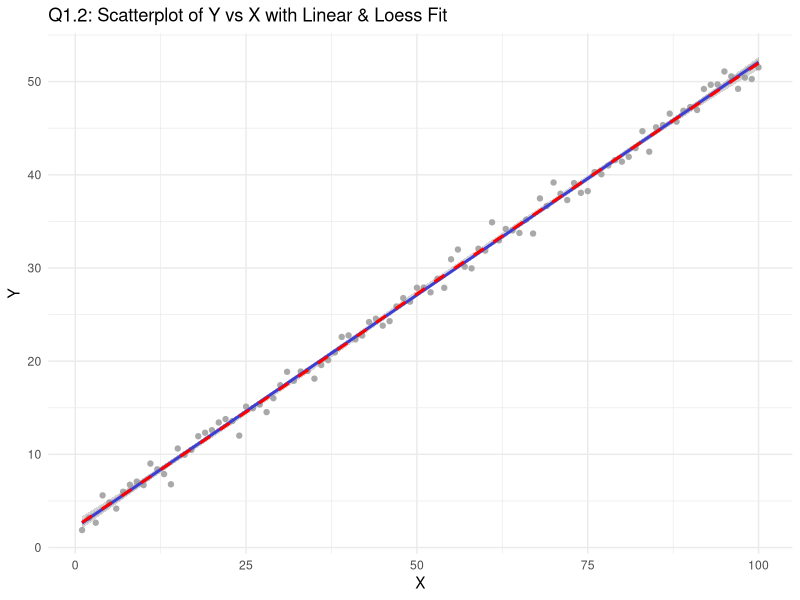
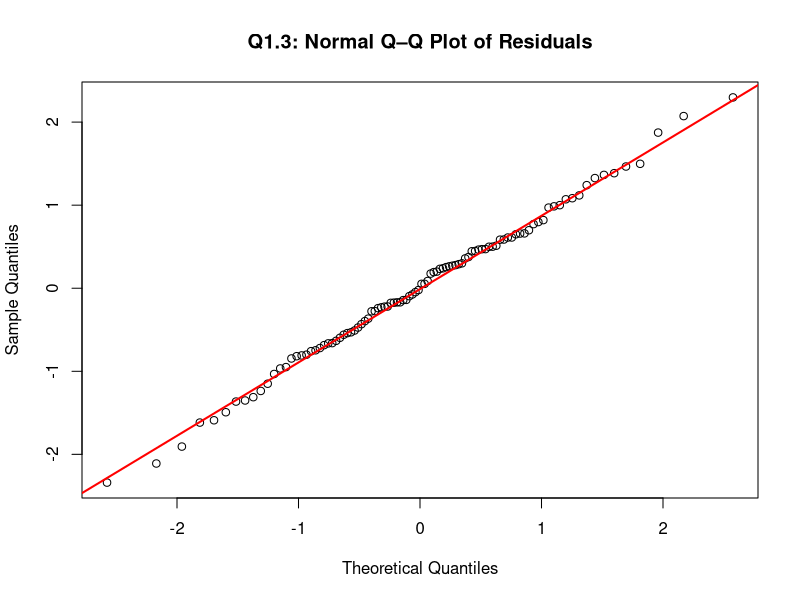
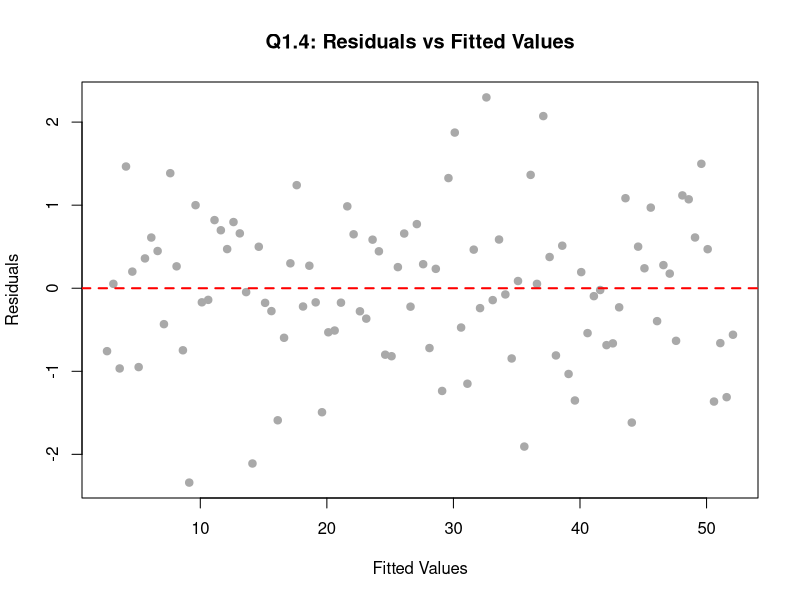
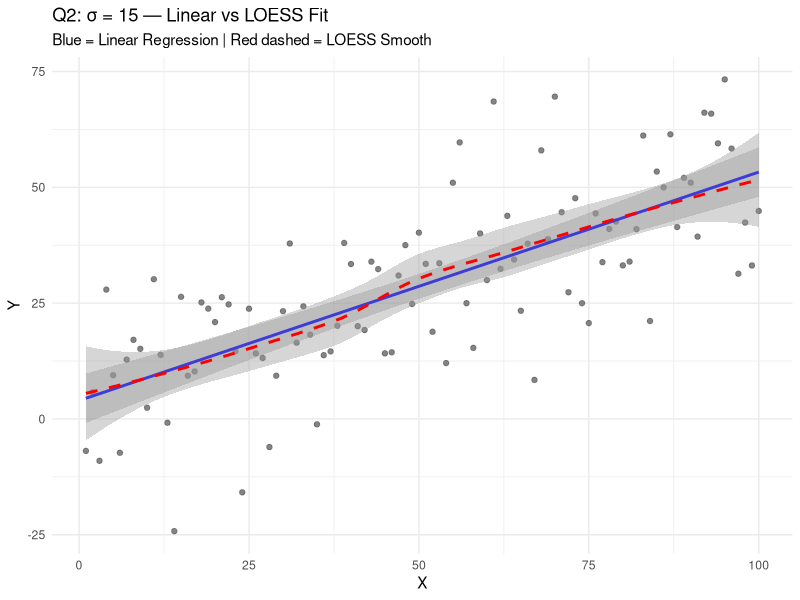
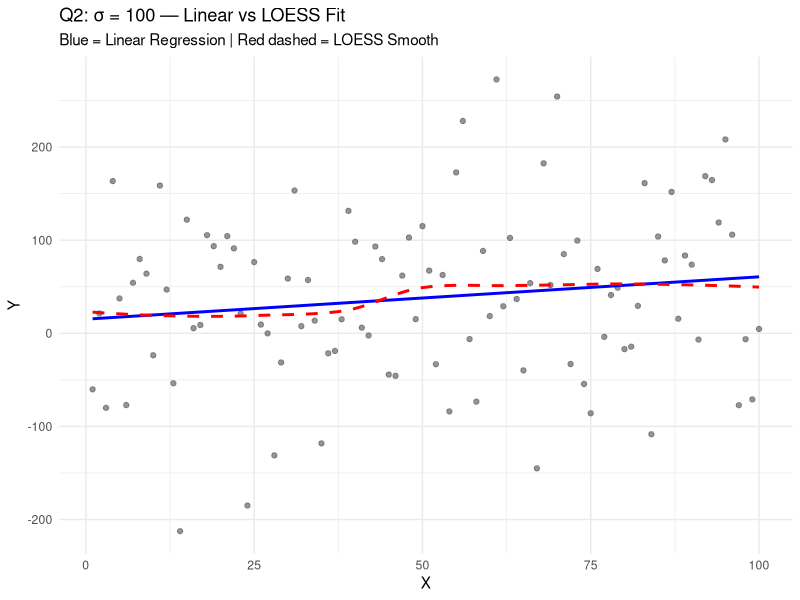
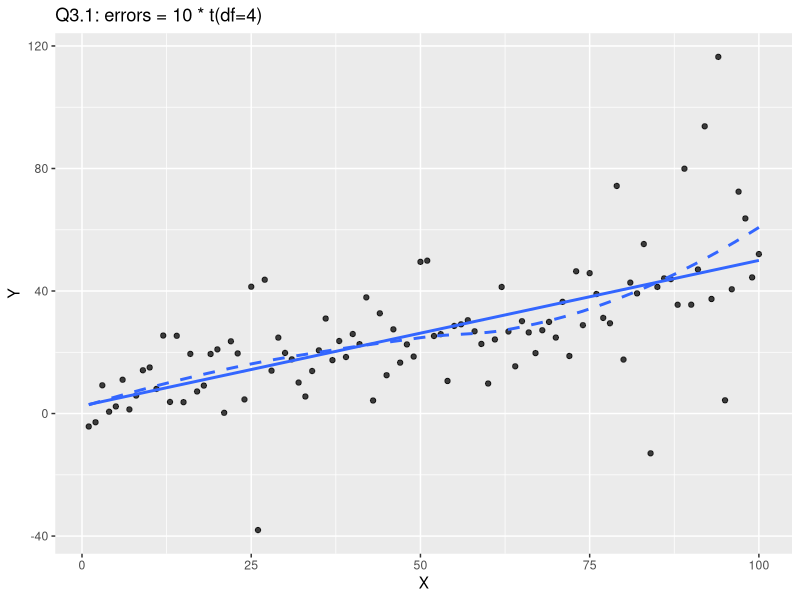
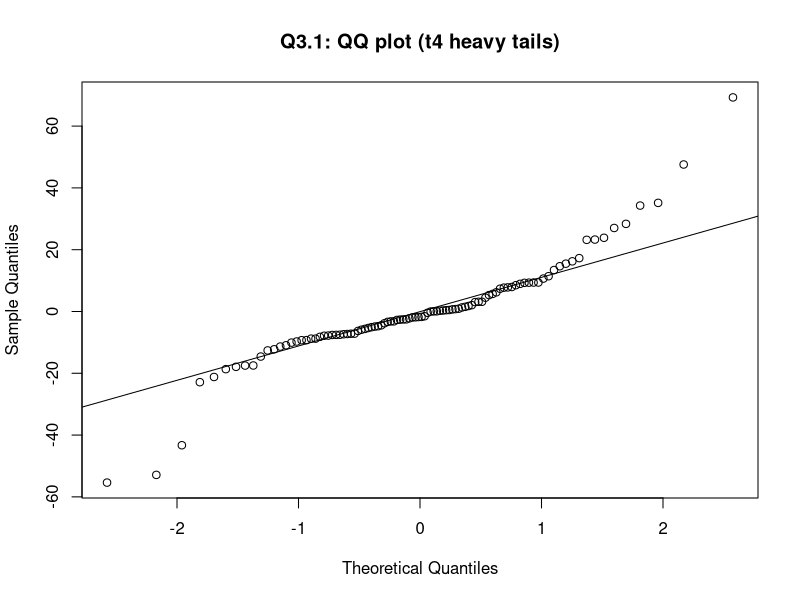
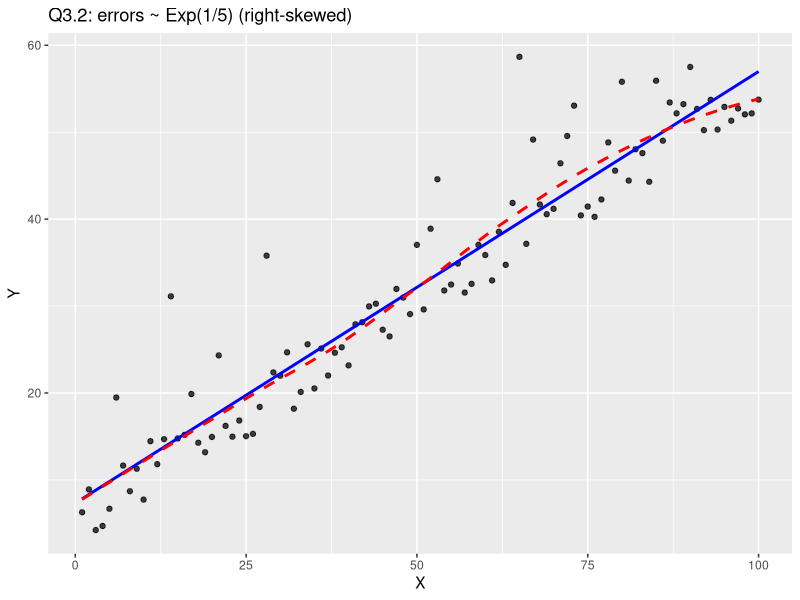

Reproduce these figures in R, in order. (Note: this script raises an error after producing the figures.)
## ---- chunk 1
library(dplyr)
library(car)
## ---- chunk 2
B0 <- 2
B1 <- 0.5
sigma <- 1
n <- 100

set.seed(1)

datal <- data.frame(
  X = 1:100  
) %>%
  mutate(
    e = rnorm(n, mean = 0, sd = sigma),
    Y = B0 + B1 * X + e
  )

head(datal)

## ---- chunk 3
library(ggplot2)

ggplot(datal, aes(x = X, y = Y)) +
  geom_point(color = "darkgray") +
  geom_smooth(method = "lm", se = TRUE, color = "blue", linewidth = 1) +
  geom_smooth(method = "loess", se = TRUE, color = "red", linetype = "dashed") +
  labs(
    title = "Q1.2: Scatterplot of Y vs X with Linear & Loess Fit",
    x = "X",
    y = "Y"
  ) +
  theme_minimal()
## ---- chunk 4
# Q1.3: Q–Q plot of residuals ------------------------------
# 1. Fit the model
fit <- lm(Y ~ X, data = datal)

# 2. Extract residuals
res <- residuals(fit)

# 3. Make Q–Q plot
qqnorm(res, main = "Q1.3: Normal Q–Q Plot of Residuals")
qqline(res, col = "red", lwd = 2)
## ---- chunk 5
# Q1.4 Residuals vs Fitted plot -----------------------------
fitted_values <- fitted(fit)
residuals <- resid(fit)

plot(fitted_values, residuals,
     xlab = "Fitted Values",
     ylab = "Residuals",
     main = "Q1.4: Residuals vs Fitted Values",
     pch = 19, col = "darkgray")
abline(h = 0, col = "red", lwd = 2, lty = 2)
## ---- chunk 6
# Calculate R-squared ---------------------------------
summary(fit)$r.squared
## ---- chunk 7
library(ggplot2)
library(dplyr)

set.seed(1)
B0 <- 2; B1 <- 0.5; sigma <- 15; n <- 100

dat2_15 <- tibble(
  X = 1:n,
  e = rnorm(n, 0, sigma),
  Y = B0 + B1*X + e
)

ggplot(dat2_15, aes(X, Y)) +
  geom_point(color = "gray40", alpha = 0.8) +
  geom_smooth(method = "lm", se = TRUE, color = "blue", linewidth = 1) +     
  geom_smooth(method = "loess", se = TRUE, color = "red", linetype = "dashed", linewidth = 1) + 
  labs(
    title = "Q2: σ = 15 — Linear vs LOESS Fit",
    subtitle = "Blue = Linear Regression | Red dashed = LOESS Smooth",
    x = "X",
    y = "Y"
  ) +
  theme_minimal()
## ---- chunk 8
library(tidyverse)

set.seed(1)
B0 <- 2; B1 <- 0.5; sigma <- 100; n <- 100

dat2_100 <- tibble(
  X = 1:n,
  e = rnorm(n, 0, sigma),
  Y = B0 + B1 * X + e
)

ggplot(dat2_100, aes(X, Y)) +
  geom_point(color = "gray40", alpha = 0.7) +
  geom_smooth(method = "lm", se = FALSE, color = "blue", linewidth = 1) +         
  geom_smooth(method = "loess", se = FALSE, color = "red", linetype = "dashed") + 
  labs(
    title = "Q2: σ = 100 — Linear vs LOESS Fit",
    subtitle = "Blue = Linear Regression | Red dashed = LOESS Smooth",
    x = "X", y = "Y"
  ) +
  theme_minimal()
## ---- chunk 9
library(tidyverse); library(ggplot2)

set.seed(1)
B0 <- 2; B1 <- 0.5; n <- 100
X  <- 1:n

# 重尾误差：10 * t(df = 4)
dat3_t <- tibble(
  X = X,
  e = 10 * rt(n, df = 4),
  Y = B0 + B1*X + e
)

# 散点 + 直线 + loess
ggplot(dat3_t, aes(X, Y)) +
  geom_point(alpha = .75) +
  geom_smooth(method = "lm", se = FALSE, linewidth = 1) +
  geom_smooth(method = "loess", se = FALSE, linetype = "dashed") +
  labs(title = "Q3.1: errors = 10 * t(df=4)")

# Q-Q 图
fit_t <- lm(Y ~ X, data = dat3_t)
qqnorm(residuals(fit_t), main = "Q3.1: QQ plot (t4 heavy tails)")
qqline(residuals(fit_t))
## ---- chunk 10
library(tidyverse); library(ggplot2)

set.seed(1)
B0 <- 2; B1 <- 0.5; n <- 100
X  <- 1:n

# Exponential errors: Exp(rate = 1/5)  (mean = 5, right-skewed, nonnegative)
dat_exp <- tibble(
  X = X,
  e = rexp(n, rate = 1/5),
  Y = B0 + B1*X + e
)

# Scatter with LM + LOESS
ggplot(dat_exp, aes(X, Y)) +
  geom_point(alpha = .75) +
  geom_smooth(method = "lm", se = FALSE, linewidth = 1, color = "blue") +
  geom_smooth(method = "loess", se = FALSE, linetype = "dashed", color = "red") +
  labs(title = "Q3.2: errors ~ Exp(1/5) (right-skewed)")

# QQ-plot of residuals
fit_exp <- lm(Y ~ X, data = dat_exp)
res_exp <- resid(fit_exp)
qqnorm(res_exp, main = "Q3.2: QQ-plot (Exp errors: right-skewed)")
qqline(res_exp, col = 2, lwd = 2)
## ---- chunk 11
set.seed(1)
B0 <- 2; B1 <- 0.5; n <- 80          # n=80 是课堂常用
dat4 <- tibble(
  X = 1:n,
  e = X * rnorm(n, 0, 1),            # e_i = X_i * N(0,1)
  Y = B0 + B1 * X + e
)
# ---- 1) 散点图 + 直线 + LOESS ----
ggplot(dat4, aes(X, Y)) +
  geom_point(alpha = .75, color = "gray40") +
  geom_smooth(method = "lm", se = FALSE, color = "blue") +
  geom_smooth(method = "loess", se = FALSE, linetype = "dashed", color = "red") +
  labs(title = "Q4: e = X * N(0,1) — Fan shape (heteroscedasticity)")

# ---- 2) 拟合模型 ----
fit4 <- lm(Y ~ X, data = dat4)
summary(fit4)

# ---- 3) 用 car::residualPlots()（老师讲的方法）----
# a) 默认：对每个自变量 和 对拟合值 画 Pearson 残差图
residualPlots(fit4)

residualPlots(
  fit4,
  pch = 20, col = "gray",
  type = "rstandard",   # 标准化残差
  terms = ~ 1,          # 只画 vs. fitted（配合 fitted=TRUE）
  fitted = TRUE,
  tests = TRUE,         # 输出 Tukey test
  quadratic = FALSE
)

# ---- 4) QQ 图（为什么不再“完美正态”）----
res4 <- rstandard(fit4)
qqnorm(res4, main = "Q4: QQ plot of standardized residuals")
qqline(res4, col = "red", lwd = 2)
## ---- chunk 12
# reuse dat from Q2 (σ = 15)
dat5_1 <- dat2_15 %>%
  mutate(Y_star = Y^2)

# Scatterplot of Y* vs X
ggplot(dat5_1, aes(X, Y_star)) +
  geom_point(alpha = .7) +
  geom_smooth(method = "lm", color = "blue") +
  geom_smooth(method = "loess", color = "red", linetype = "dashed") +
  labs(title = "Q5.1: Y* = Y² — Variance increases with X")

# Try transformations
ggplot(dat5_1, aes(X, sqrt(Y_star))) +
  geom_point(alpha = .7) +
  geom_smooth(method = "lm", color = "blue") +
  labs(title = "sqrt(Y*) vs X — Variance stabilized")

ggplot(dat5_1, aes(X, log(Y_star))) +
  geom_point(alpha = .7) +
  geom_smooth(method = "lm", color = "blue") +
  labs(title = "log(Y*) vs X — Variance stabilized")
## ---- chunk 13
dat5_2 <- tibble(
  X = 1:100,
  e = rnorm(100, 0, 15),
  Y = 0.1 * (X - 50)^2 + e
)

ggplot(dat5_2, aes(X, Y)) +
  geom_point(alpha = .7) +
  geom_smooth(method = "lm", color = "blue") +
  geom_smooth(method = "loess", color = "red", linetype = "dashed") +
  labs(title = "Q5.2: True relationship is quadratic")

# Fit quadratic model
fit_quad <- lm(Y ~ X + I(X^2), data = dat5_2)
summary(fit_quad)$r.squared
